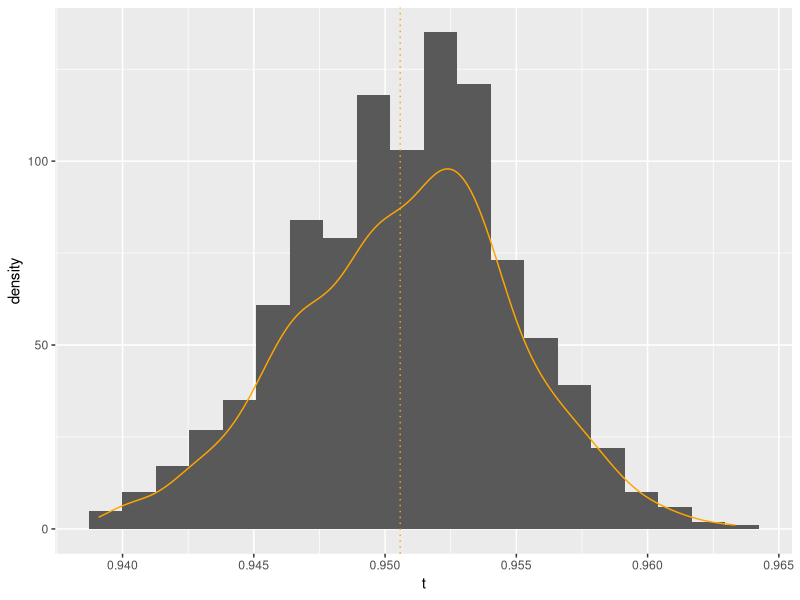

Here is the R script that generated this plot:


library(boot)
library(mice)
library(dplyr)
library(magrittr)
library(ggplot2)


set.seed(123)

corfun <- function(data, i){
  data.sample <- data[i,]
  stat <- cor(data.sample$age, data.sample$wgt, use = "pairwise.complete.obs")
  return(stat)
}

bootstr.cor <- 
  boys %>%
  boot(corfun, R = 1000)

attributes(bootstr.cor)
head(bootstr.cor$data)

bootstr.cor$t0
bootstr.cor$t
head(bootstr.cor$data)

# Plot the histogram of the individual bootstrapped estimates for every bootstrapped sample (i.e. $t).

plotdata <- data.frame(t = bootstr.cor$t)

plotdata %>% 
  ggplot(aes(t))+
  geom_histogram(bins=20)+
  geom_density(col = "orange") +
  geom_vline(xintercept = bootstr.cor$t0, col = "orange", linetype = "dotted")


boys2 <- boys %>%
  mutate(ovw = if_else(bmi <= 25, "Not Overweight", "Overweight"))








